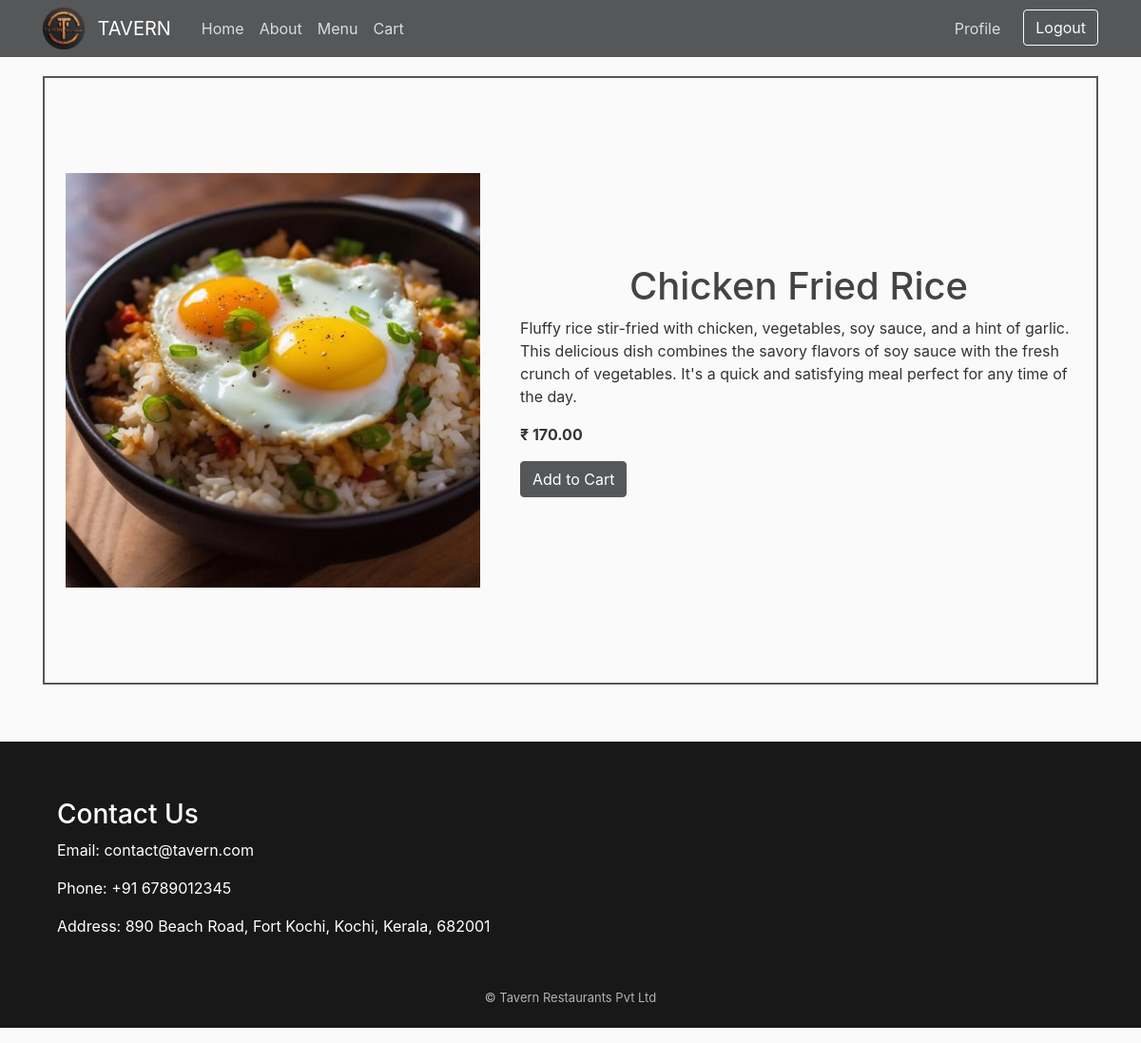
Page /menu/12 (signed in) on the committed database.
### menu/models.py (models this page shows, shortened)
class Menu(models.Model):
    title = models.CharField(max_length=100)
    content = models.TextField()
    date_posted = models.DateTimeField(default=timezone.now)
    price = models.DecimalField(max_digits=10, decimal_places=2)
    image = models.ImageField(default="menu/default.jpg", upload_to="menu")

### menu/views.py (the view)
# urls.py: path('menu/<int:pk>', MenuDetailView.as_view(), name='menu-detail'),
class MenuDetailView(LoginRequiredMixin, DetailView):
    model = Menu
    template_name = "menu/menu_detail.html"
    context_object_name = "menu"

### menu/templates/menu/menu_detail.html (shortened to what this page needs)
{% extends "menu/base.html" %} {% load static %} {% block head %}
<link rel="stylesheet" href="{% static 'menu/menu-detail.css' %}" />
{% endblock head%} {% block content %}
<div class="mditem">
  <img src="{{ menu.image.url }}" class="mdimage" alt="{{ menu.title }}" />
  <div class="card-body">
    <h1 class="mdtitle">{{ menu.title }}</h1>
    <p class="desc">{{ menu.content }}</p>
    <p class="price"><strong>₹ {{ menu.price }}</strong></p>
    <a href="{% url 'add-to-cart' menu.pk %}" class="btn btn-primary"
      >Add to Cart</a
    >
  </div>
</div>
{% endblock content %}

### menu/static/menu/main.css (style rules this page uses)
body { background: #fafafa; color: #333333; margin-top: 5rem; }
h1, h2, h3, h4, h5, h6 { color: #444444; }
.btn-primary { background-color: #555759; border-color: #555759; }

### menu/static/menu/menu-detail.css (style rules this page uses)
.mditem { display: flex; justify-content: center; align-items: center; border: 2px solid #555759; height: 80vh; }
.mdimage { padding: 2%; border-radius: 3%; width: 40vw; }
.mdtitle { text-align: center; font-weight: 500; }

### rows in the picture
Menu: image (picture), title "Chicken Fried Rice", content "Fluffy rice stir-fried with chicken, vegetables, soy sauce, and a hint of garlic. This delicious dish combines the savory flavors of soy sauce with the fresh crunch of vegetables. It's a quick and satisfying meal perfect for any time of the day.", price "170.00"
